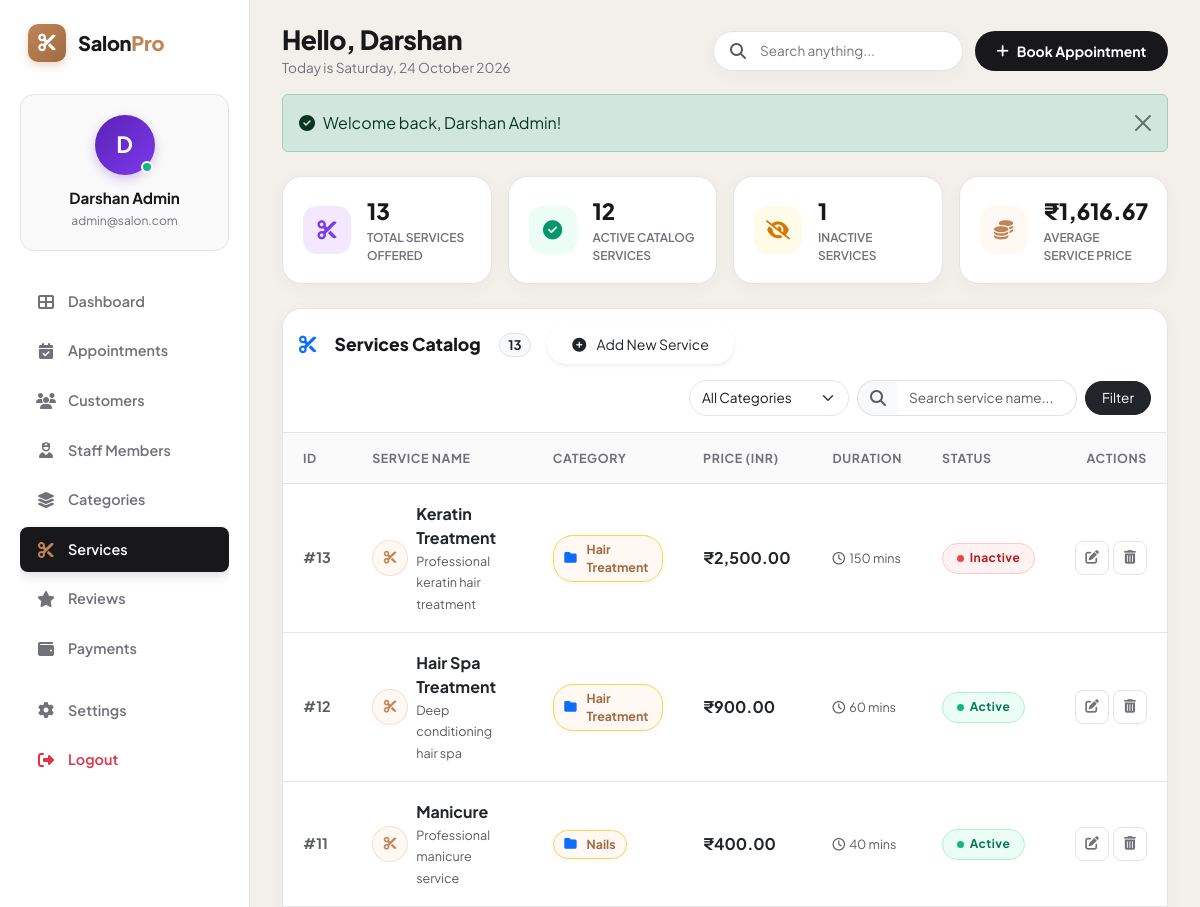
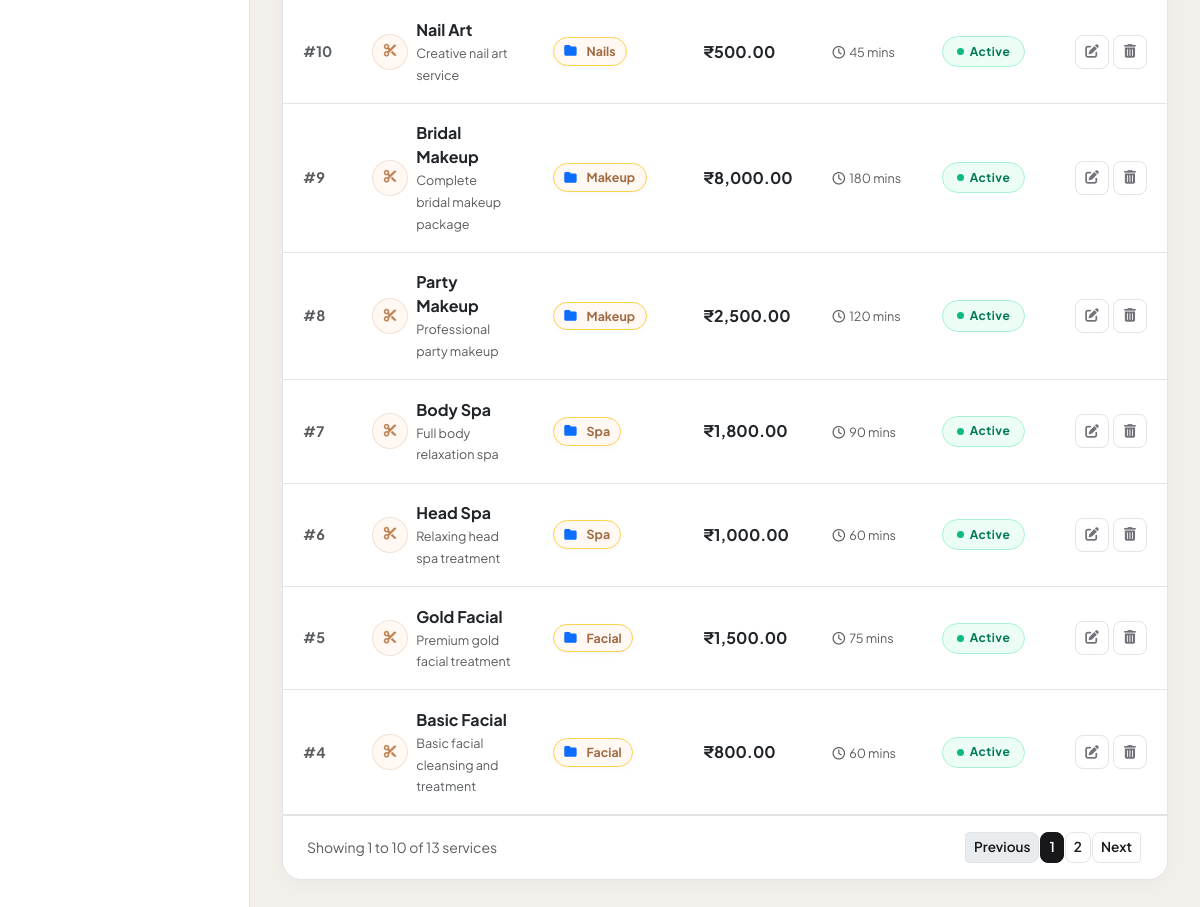
The app's page /admin/services.php (signed in) with its own data (2 pictures, top to bottom).
### tables this page shows
CREATE TABLE `services` (
  `service_id` int(10) UNSIGNED NOT NULL,
  `category_id` int(10) UNSIGNED NOT NULL,
  `service_name` varchar(100) NOT NULL,
  `description` text DEFAULT NULL,
  `price` decimal(10,2) NOT NULL,
  `duration` int(10) UNSIGNED NOT NULL COMMENT 'Duration in minutes',
  `status` enum('active','inactive') NOT NULL DEFAULT 'active',
  `created_at` timestamp NOT NULL DEFAULT current_timestamp(),
  `updated_at` timestamp NOT NULL DEFAULT current_timestamp() ON UPDATE current_timestamp()
);

CREATE TABLE `service_categories` (
  `category_id` int(10) UNSIGNED NOT NULL,
  `category_name` varchar(100) NOT NULL,
  `description` text DEFAULT NULL,
  `status` enum('active','inactive') NOT NULL DEFAULT 'active',
  `created_at` timestamp NOT NULL DEFAULT current_timestamp(),
  `updated_at` timestamp NOT NULL DEFAULT current_timestamp() ON UPDATE current_timestamp()
);

### admin/services.php (the view, shortened to what the rows shown need)
<?php
require_once __DIR__ . '/../includes/db.php';
require_once __DIR__ . '/../includes/auth.php';
$page = isset($_GET['page']) ? (int)$_GET['page'] : 1;
$limit = 10;
$offset = ($page - 1) * $limit;
$where_sql = "";
$sql = "SELECT s.service_id, s.category_id, s.service_name, s.description, s.price, s.duration, s.status, c.category_name
        FROM services s
        LEFT JOIN service_categories c ON s.category_id = c.category_id
        $where_sql
        ORDER BY s.service_id DESC LIMIT $limit OFFSET $offset";
$result = mysqli_query($conn, $sql);
include __DIR__ . '/../includes/header.php';
include __DIR__ . '/../includes/sidebar.php';
include __DIR__ . '/../includes/navbar.php';
?>
<div class="table-card">
    <div class="table-responsive-custom">
        <table class="table-custom">
            <thead>
                <tr>
                    <th>ID</th>
                    <th>SERVICE NAME</th>
                    <th>CATEGORY</th>
                    <th>PRICE (INR)</th>
                    <th>DURATION</th>
                    <th>STATUS</th>
                    <th class="text-end">ACTIONS</th>
                </tr>
            </thead>
            <tbody>
                <?php if ($result && mysqli_num_rows($result) > 0): ?>
                    <?php while ($srv = mysqli_fetch_assoc($result)): ?>
                        <tr>
                            <td><strong class="text-muted">#<?php echo $srv['service_id']; ?></strong></td>
                            <td>
                                <div class="d-flex align-items-center gap-2">
                                    <div class="avatar-circle-sm bg-gold-subtle text-gold fw-bold">
                                        <i class="fas fa-scissors"></i>
                                    </div>
                                    <div>
                                        <strong class="text-dark fs-6 d-block"><?php echo htmlspecialchars($srv['service_name']); ?></strong>
                                        <small class="text-muted"><?php echo htmlspecialchars(substr($srv['description'], 0, 60)) . (strlen($srv['description']) > 60 ? '...' : ''); ?></small>
                                    </div>
                                </div>
                            </td>
                            <td>
                                <span class="chip-selected-item cursor-default fs-8">
                                    <i class="fas fa-folder me-1 text-primary"></i><?php echo htmlspecialchars($srv['category_name'] ?: 'Uncategorized'); ?>
                                </span>
                            </td>
                            <td><strong class="text-dark fs-6">₹<?php echo number_format($srv['price'], 2); ?></strong></td>
                            <td><small class="text-muted"><i class="far fa-clock me-1 text-muted"></i><?php echo (int)$srv['duration']; ?> mins</small></td>
                            <td>
                                <form action="services.php" method="POST" class="d-inline">
                                    <button type="submit" class="border-0 bg-transparent p-0" title="Click to toggle status">
                                        <?php
                                        $st = strtolower($srv['status']);
                                        $dot_cls = ($st === 'active') ? 'dot-green' : 'dot-red';
                                        ?>
                                        <span class="status-pill-btn <?php echo $st; ?>">
                                            <span class="status-dot <?php echo $dot_cls; ?>"></span>
                                            <span class="fw-bold fs-7"><?php echo ucfirst($srv['status']); ?></span>
                                        </span>
                                    </button>
                                </form>
                            </td>
                            <td class="text-end">
                                <div class="d-inline-flex gap-1">
                                    <button class="btn-action btn-action-edit" data-bs-toggle="modal" data-bs-target="#editServiceModal<?php echo $srv['service_id']; ?>" title="Edit Service">
                                        <i class="fas fa-edit"></i>
                                    </button>
                                    <form action="services.php" method="POST" class="d-inline">
                                        <button type="submit" class="btn-action btn-action-delete confirm-delete" data-confirm="Are you sure you want to delete service '<?php echo htmlspecialchars($srv['service_name']); ?>'?" title="Delete Service">
                                            <i class="fas fa-trash-alt"></i>
                                        </button>
                                    </form>
                                </div>
                            </td>
                        </tr>
                    <?php endwhile; ?>
                <?php else: ?>
                    <tr>
                        <td colspan="7" class="text-center text-muted py-4">No services found.</td>
                    </tr>
                <?php endif; ?>
            </tbody>
        </table>
    </div>
</div>
<?php include __DIR__ . '/../includes/footer.php'; ?>

### includes/sidebar.php (shortened to what the rows shown need)
<?php
$admin_display_name = isset($current_admin['name']) ? $current_admin['name'] : 'Administrator';
$admin_display_email = isset($current_admin['email']) ? $current_admin['email'] : 'admin@salon.com';
$initials = strtoupper(substr($admin_display_name, 0, 1));
?>
<aside id="sidebar">
    <div class="sidebar-profile-card">
        <div class="profile-avatar-circle">
            <?php echo htmlspecialchars($initials); ?>
            <span class="profile-avatar-status" title="Active"></span>
        </div>
        <div class="profile-name"><?php echo htmlspecialchars($admin_display_name); ?></div>
        <div class="profile-email"><?php echo htmlspecialchars($admin_display_email); ?></div>
    </div>
</aside>

### includes/navbar.php (shortened to what the rows shown need)
<?php
$admin_name = isset($current_admin['name']) ? strtok($current_admin['name'], " ") : 'Admin';
?>
<main id="main-content">
    <header class="top-header-bar">
        <div class="d-flex align-items-center gap-3">
            <div>
                <h1 class="greeting-title">Hello, <?php echo htmlspecialchars($admin_name); ?></h1>
                <p class="greeting-subtitle">Today is <?php echo date('l, d F Y'); ?></p>
            </div>
        </div>
    </header>
    <div class="dashboard-container">

### records on screen
services: service_id "13", service_name "Keratin Treatment", description "Professional keratin hair treatment", category.category_name "Hair Treatment", price "2,500.00", duration "150", status "Inactive"
services: service_id "12", service_name "Hair Spa Treatment", description "Deep conditioning hair spa", category.category_name "Hair Treatment", price "900.00", duration "60", status "Active"
services: service_id "11", service_name "Manicure", description "Professional manicure service", category.category_name "Nails", price "400.00", duration "40", status "Active"
services: service_id "10", service_name "Nail Art", description "Creative nail art service", category.category_name "Nails", price "500.00", duration "45", status "Active"
services: service_id "9", service_name "Bridal Makeup", description "Complete bridal makeup package", category.category_name "Makeup", price "8,000.00", duration "180", status "Active"
services: service_id "8", service_name "Party Makeup", description "Professional party makeup", category.category_name "Makeup", price "2,500.00", duration "120", status "Active"
services: service_id "7", service_name "Body Spa", description "Full body relaxation spa", category.category_name "Spa", price "1,800.00", duration "90", status "Active"
services: service_id "6", service_name "Head Spa", description "Relaxing head spa treatment", category.category_name "Spa", price "1,000.00", duration "60", status "Active"
services: service_id "5", service_name "Gold Facial", description "Premium gold facial treatment", category.category_name "Facial", price "1,500.00", duration "75", status "Active"
services: service_id "4", service_name "Basic Facial", description "Basic facial cleansing and treatment", category.category_name "Facial", price "800.00", duration "60", status "Active"

### other values on screen
$initials "D"
$admin_display_name "Darshan Admin"
$admin_display_email "admin@salon.com"
$admin_name "Darshan"
$message "Welcome back, Darshan Admin!"
$total_srv_count "13"
$active_srv_count "12"
$inactive_srv_count "1"
$avg_service_price "1,616.67"
$total_records "13"
$offset + 1 "1"
min($offset + $limit, $total_records) "10"
